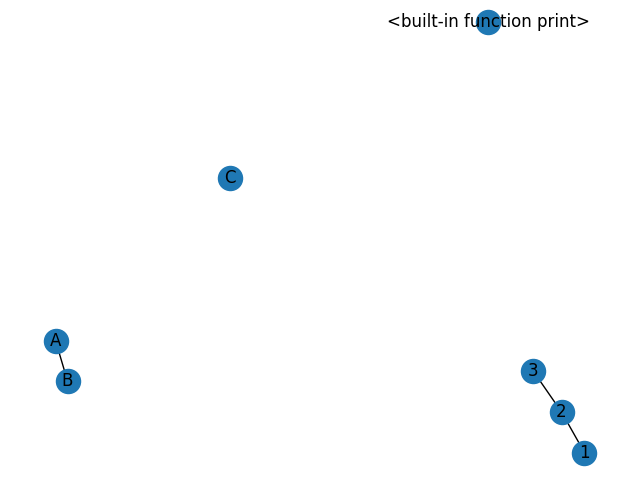
#> input picture apps/recruiter/graph.png, 640 x 480 px, found by its file name
$ python networkxx.py
#> lines starting #> are read from the running program, lines starting #| are printed output that depends on the picture
import cv2

# Load the image
image = cv2.imread('/home/tinsae/Desktop/AHF_Fintech/apps/recruiter/graph.png')
#> image is the input picture: shape (480, 640, 3); mean B, G, R 253.4, 252.7, 251.8

# Flip the image horizontally
flipped_horizontal = cv2.flip(image, 1)
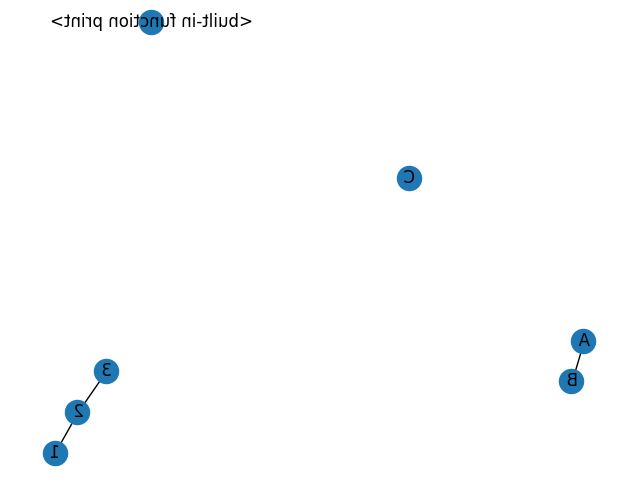
#> flipped_horizontal: shape (480, 640, 3); mean B, G, R 253.4, 252.7, 251.8

# Flip the image vertically
flipped_vertical = cv2.flip(image, 0)
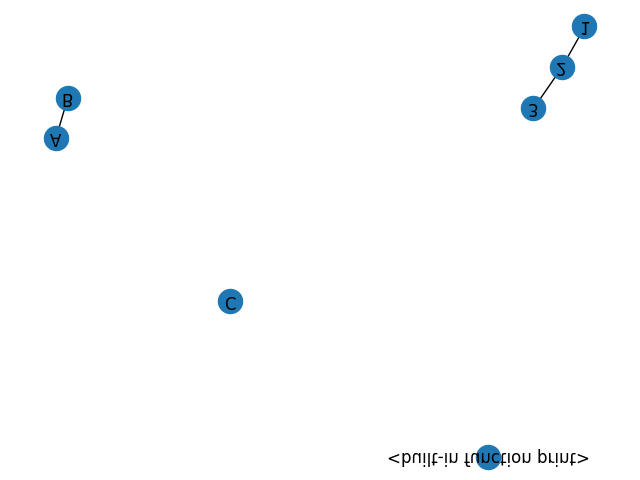
#> flipped_vertical: shape (480, 640, 3); mean B, G, R 253.4, 252.7, 251.8

# Rotate the image 180 degrees to preserve character direction
# rotated_180 = cv2.rotate(image, cv2.)

# Display the original and flipped images
cv2.imshow('Rotated 180 Degrees', flipped_vertical)

# Wait for a key press to close the windows
cv2.waitKey(0)
cv2.destroyAllWindows()
